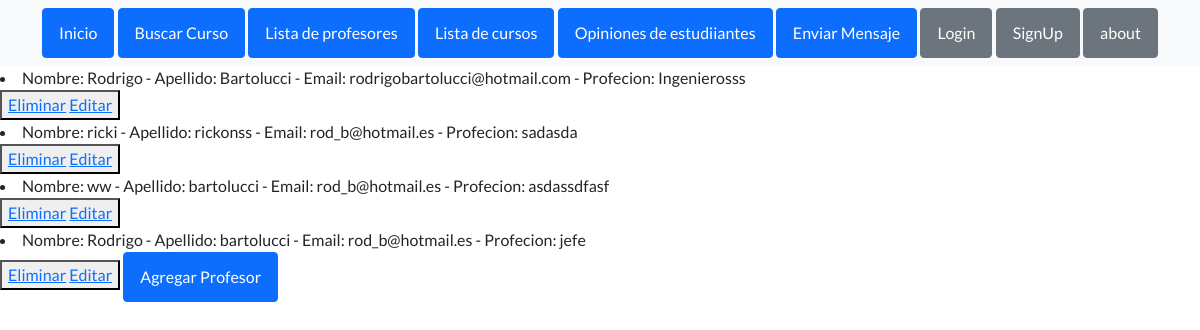
Page /mostrar_profesores/ on the earlier database version.
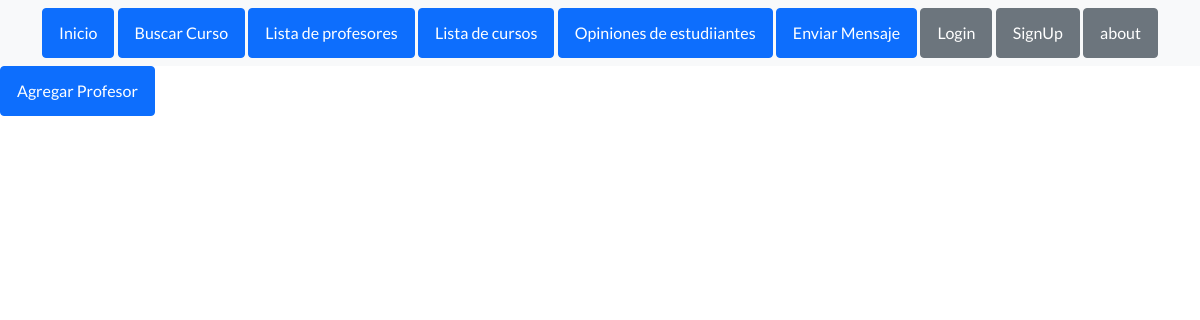
Same page on the later database version.
### appCoder/models.py (models this page shows)
class Profesor(models.Model):
    nombre=models.CharField(max_length=40)
    apellido=models.CharField(max_length=40)
    email=models.EmailField()
    profesion=models.CharField(max_length=40)
    def __str__(self) -> str:
        return f' Nombre: {self.nombre} - Apellido: {self.apellido} - Email: {self.email} - Profecion: {self.profesion}'

### appCoder/views.py (the view)
# urls.py: path('mostrar_profesores/', mostrar_profesores, name='mostrar_profesores'),
def mostrar_profesores(request):
      profesores= Profesor.objects.all()
      context = {'profesores': profesores}
      return render(request, 'mostrar_profesores.html', context=context)

### appCoder/templates/mostrar_profesores.html
{% extends "index.html" %}
{%load static %}
{% block codigoDinamico %}
{% for p in profesores %}
    <li>{{ p }}</li>
         <button>
            <a href="{% url 'eliminar_profesor' p.id %}"> Eliminar</a>
            <a href="{% url 'EditarProfesor' p.id %}"> Editar</a>
         </button>
{% endfor %}
<a class="btn btn-primary" href="{% url 'profesores' %}"> Agregar Profesor </a>
{% endblock %}

Differences in the rows shown:
removed Profesor: nombre+apellido+email "Nombre: Rodrigo - Apellido: Bartolucci - Email: rodrigobartolucci@hotmail.com - Profecion: Ingenierosss"
removed Profesor: nombre+apellido+email "Nombre: ricki - Apellido: rickonss - Email: rod_b@hotmail.es - Profecion: sadasda"
removed Profesor: nombre+apellido+email "Nombre: ww - Apellido: bartolucci - Email: rod_b@hotmail.es - Profecion: asdassdfasf"
removed Profesor: nombre+apellido+email "Nombre: Rodrigo - Apellido: bartolucci - Email: rod_b@hotmail.es - Profecion: jefe"
